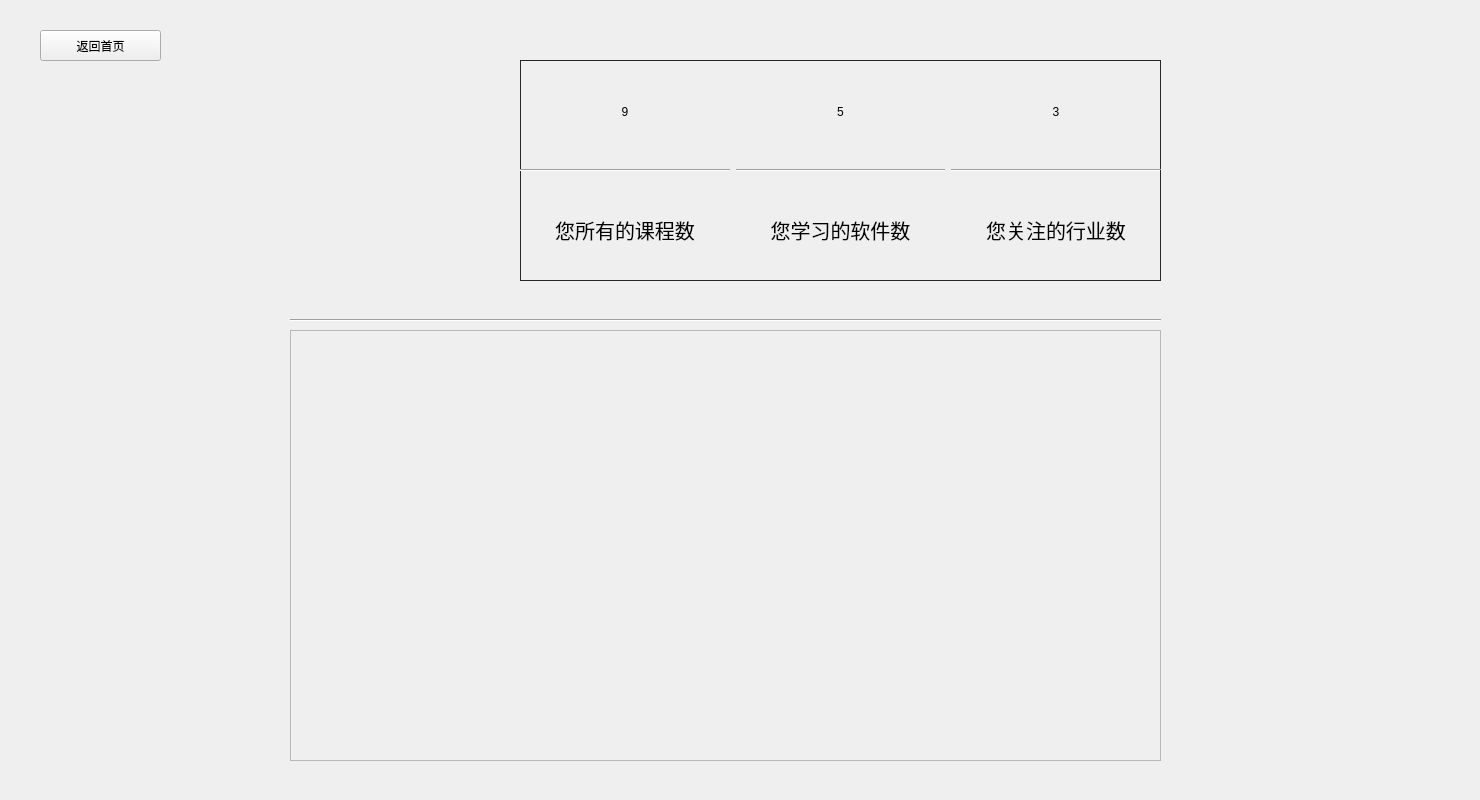
<?xml version="1.0" encoding="UTF-8"?>
<ui version="4.0">
 <class>Form</class>
 <widget class="QWidget" name="Form">
  <property name="geometry">
   <rect>
    <x>0</x>
    <y>0</y>
    <width>1480</width>
    <height>800</height>
   </rect>
  </property>
  <property name="windowTitle">
   <string>Form</string>
  </property>
  <widget class="QLabel" name="label">
   <property name="geometry">
    <rect>
     <x>290</x>
     <y>60</y>
     <width>221</width>
     <height>201</height>
    </rect>
   </property>
   <property name="text">
    <string/>
   </property>
   <property name="pixmap">
    <pixmap>用户头像.jpg</pixmap>
   </property>
   <property name="scaledContents">
    <bool>true</bool>
   </property>
  </widget>
  <widget class="QWidget" name="widget" native="true">
   <property name="geometry">
    <rect>
     <x>520</x>
     <y>60</y>
     <width>641</width>
     <height>221</height>
    </rect>
   </property>
   <property name="styleSheet">
    <string notr="true">QWidget#widget{
border-width: 1px;
border-style: solid;
border-color: rgb(39, 39, 39);
}</string>
   </property>
   <layout class="QHBoxLayout" name="horizontalLayout">
    <item>
     <layout class="QVBoxLayout" name="verticalLayout">
      <item>
       <widget class="QLabel" name="label_2">
        <property name="text">
         <string>9</string>
        </property>
        <property name="alignment">
         <set>Qt::AlignCenter</set>
        </property>
       </widget>
      </item>
      <item>
       <widget class="Line" name="line">
        <property name="orientation">
         <enum>Qt::Horizontal</enum>
        </property>
       </widget>
      </item>
      <item>
       <widget class="QLabel" name="label_3">
        <property name="font">
         <font>
          <pointsize>15</pointsize>
         </font>
        </property>
        <property name="text">
         <string>您所有的课程数</string>
        </property>
        <property name="alignment">
         <set>Qt::AlignCenter</set>
        </property>
       </widget>
      </item>
     </layout>
    </item>
    <item>
     <layout class="QVBoxLayout" name="verticalLayout_2">
      <item>
       <widget class="QLabel" name="label_4">
        <property name="text">
         <string>5</string>
        </property>
        <property name="alignment">
         <set>Qt::AlignCenter</set>
        </property>
       </widget>
      </item>
      <item>
       <widget class="Line" name="line_2">
        <property name="orientation">
         <enum>Qt::Horizontal</enum>
        </property>
       </widget>
      </item>
      <item>
       <widget class="QLabel" name="label_5">
        <property name="font">
         <font>
          <pointsize>15</pointsize>
         </font>
        </property>
        <property name="text">
         <string>您学习的软件数</string>
        </property>
        <property name="alignment">
         <set>Qt::AlignCenter</set>
        </property>
       </widget>
      </item>
     </layout>
    </item>
    <item>
     <layout class="QVBoxLayout" name="verticalLayout_3">
      <item>
       <widget class="QLabel" name="label_6">
        <property name="text">
         <string>3</string>
        </property>
        <property name="alignment">
         <set>Qt::AlignCenter</set>
        </property>
       </widget>
      </item>
      <item>
       <widget class="Line" name="line_3">
        <property name="orientation">
         <enum>Qt::Horizontal</enum>
        </property>
       </widget>
      </item>
      <item>
       <widget class="QLabel" name="label_7">
        <property name="font">
         <font>
          <family>Adobe Devanagari</family>
          <pointsize>15</pointsize>
         </font>
        </property>
        <property name="text">
         <string>您关注的行业数</string>
        </property>
        <property name="alignment">
         <set>Qt::AlignCenter</set>
        </property>
       </widget>
      </item>
     </layout>
    </item>
   </layout>
  </widget>
  <widget class="Line" name="line_4">
   <property name="geometry">
    <rect>
     <x>290</x>
     <y>310</y>
     <width>871</width>
     <height>21</height>
    </rect>
   </property>
   <property name="orientation">
    <enum>Qt::Horizontal</enum>
   </property>
  </widget>
  <widget class="QScrollArea" name="scrollArea">
   <property name="geometry">
    <rect>
     <x>290</x>
     <y>330</y>
     <width>871</width>
     <height>431</height>
    </rect>
   </property>
   <property name="widgetResizable">
    <bool>true</bool>
   </property>
   <widget class="QWidget" name="scrollAreaWidgetContents">
    <property name="geometry">
     <rect>
      <x>0</x>
      <y>0</y>
      <width>869</width>
      <height>429</height>
     </rect>
    </property>
    <layout class="QGridLayout" name="gridLayout"/>
   </widget>
  </widget>
  <widget class="QPushButton" name="backToMain_button">
   <property name="geometry">
    <rect>
     <x>40</x>
     <y>30</y>
     <width>121</width>
     <height>31</height>
    </rect>
   </property>
   <property name="text">
    <string>返回首页</string>
   </property>
  </widget>
 </widget>
 <resources/>
 <connections/>
</ui>
